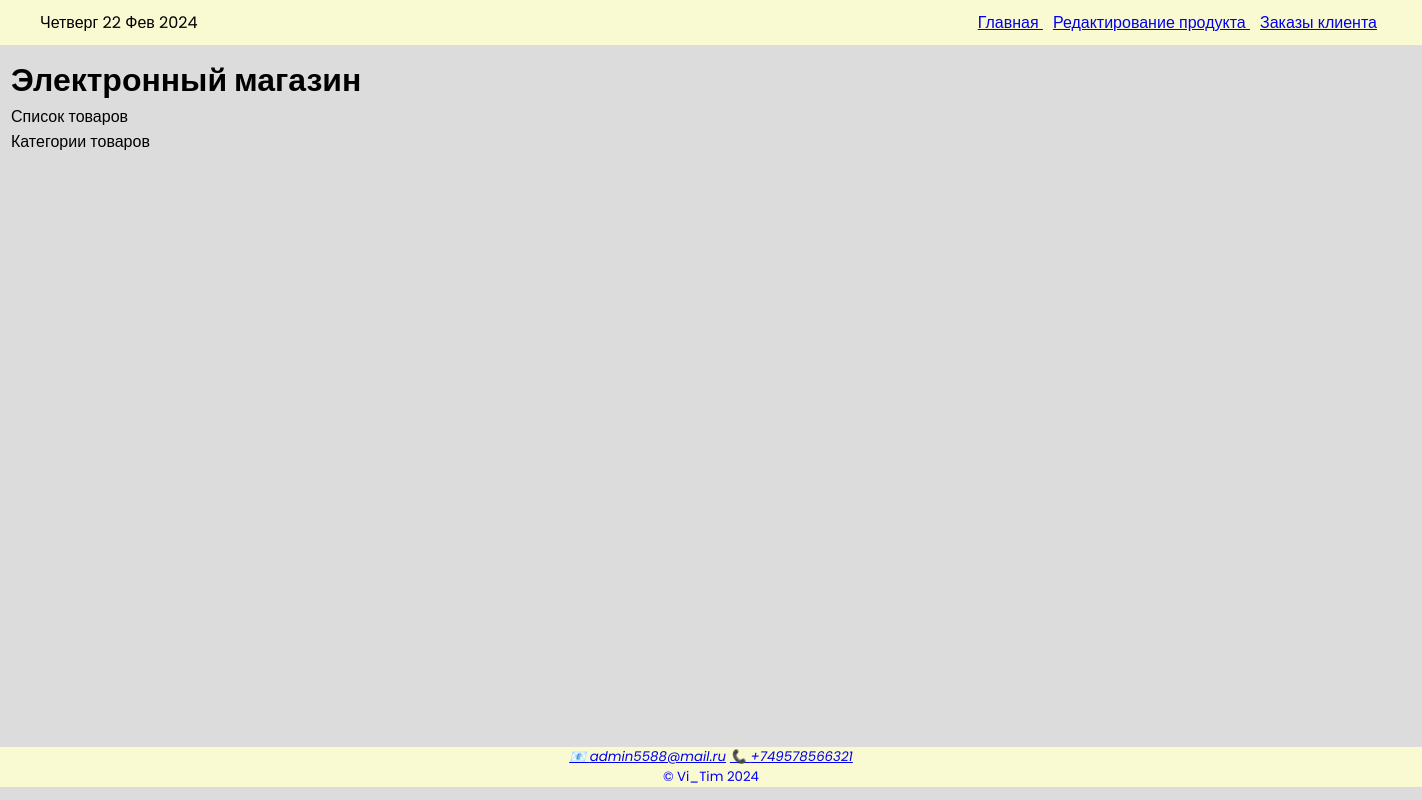
Before: /main/ with the older database file.
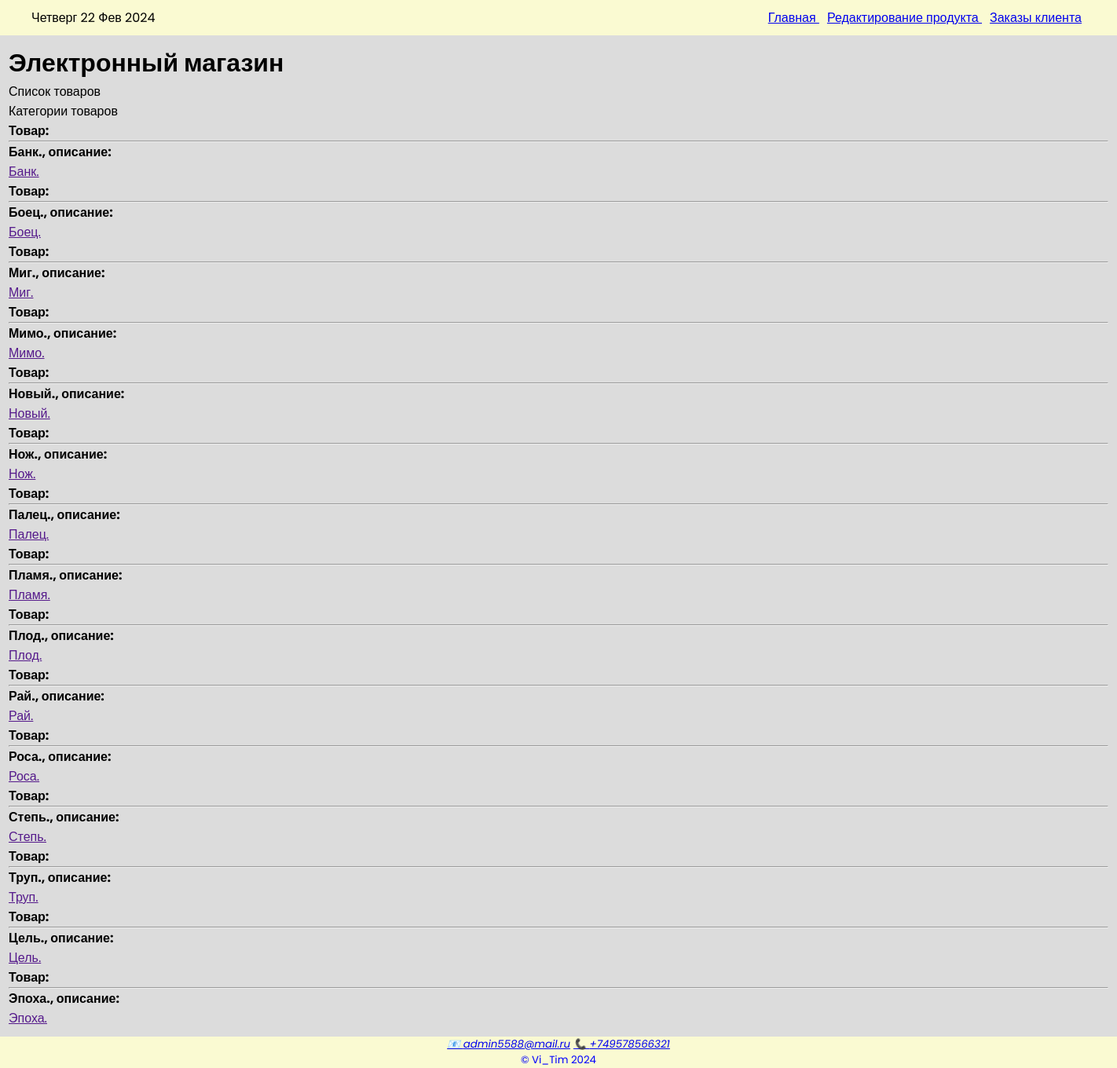
After: the same page with the newer database file.
### online_store/models.py (models this page shows)
class Goods(models.Model):
    name = models.CharField(max_length=100)
    product_description = models.TextField()
    price = models.DecimalField(max_digits=8, decimal_places=2)
    quantity_product = models.IntegerField()
    image = models.ImageField(upload_to='goods/')
    product_added_date = models.DateTimeField(auto_now_add=True)
    def __str__(self):
        return f'name product: {self.name}, product_description: {self.product_description}, price: {self.price}, ' \
               f'quantity_product: {self.quantity_product}, product_added_date: {self.product_added_date}'

### online_store/views.py (the view)
# urls.py: path('main/', views.main, name='main'),
def main(request):
    context = {
        'title': 'Главная страница',
        'goods': Goods.objects.order_by('name', 'product_description')
    }
    logger.info(f'context: {context}')
    return render(request, 'online_store/index.html', context)

### online_store/templates/online_store/index.html (shortened to what this page needs)
{% extends 'base.html' %}
{% load static %}
{% block h1 %}
    <h1>Электронный магазин</h1>
{% endblock h1 %}
{% block main %}
    <div>Список товаров</div>
    <div>Категории товаров</div>
    <div class="links clearfix">
				<ul class="links-menu">
					{% for link in goods %}
                        <h4>Товар:<br> <hr>  {{ link.name }}, описание: {{ link.description }}</h4>
						<li><a href="{{ link.href }}" class="">{{link.name}}</a> </li>
					{% endfor %}
				</ul>
			</div>
{% endblock %}

### templates/base.html (shortened to what this page needs)
{% load static %}
<!DOCTYPE html>
<html lang="ru">
<head>
    {% block css %}
    <link rel="stylesheet" type="text/css" href="{% static "css/styles.css" %}">
    <link rel="stylesheet" type="text/css" href="../static/css/styles.css">
    {% endblock %}
</head>
<body>
<header class="header">
    {% block header %}
    <div class="navbar">
        <nav class="nav">
            {% now "l d M Y" %}
            {% include 'inc_menu.html' %}
        </nav>
    </div>
    {% endblock %}
</header>
<div class="main container">
    {% block h1 %}{% endblock h1 %}
    {% block main %}{% endblock %}
</div>
<footer class="footer">
    {% block footer %}
    <small>
        <address>
            <a href="mailto:admin5588@mail.ru">admin5588@mail.ru</a>
            <a href="tel:+749578566321">+749578566321</a>
        </address>
        &copy; Vi_Tim
        {% now "Y" %}
    </small>
    {% endblock %}
</footer>
</body>
</html>

### templates/inc_menu.html
{% with request.resolver_match.url_name as url_name %}
    <ul>
        <li><a href="{% url 'online_store:main' %}" class="{% if url_name == 'home' %}active{% endif %}">
            Главная
            </a>
            </li><li><a href="{% url 'online_store:edit_good' 1 %}" class="{% if url_name == 'edit' %}active{% endif %}">
                Редактирование продукта
            </a></li>
            <li><a href="{% url 'online_store:client_goods' %}" class="{% if url_name == 'client_goods' %}active{% endif %}">
                Заказы клиента
        </a></li>
    </ul>
{% endwith %}

### online_store/static/css/styles.css (style rules this page uses)
* { margin: 0; padding: 0; font-family: 'Poppins', sans-serif; }
body { flex-direction: column; min-height: 90vh; position: relative; margin: 0 auto; padding: 0; background: gainsboro; }
.navbar ul li { display: inline; justify-content: space-between; margin: 15px 0; padding: 5px; }
nav { display: flex; justify-content: space-between; margin: 0 15px ; }
.navbar { display: flex; justify-content: center; background-color: lightgoldenrodyellow; margin: 0 15px ; color: #fff; height: auto; }
.nav { color: #000; display: flex; justify-content: space-between; left: 0; width: 100%; }
header { margin: 0; padding: 10px; display: flex; color: #000; background-color: lightgoldenrodyellow; flex-direction: column; }
.main { margin: 10px; padding: 1px; min-height: 100vh; position: relative; }
.container { position: relative; width: 1400px; min-height: 85vh; overflow: hidden; }
footer { text-align: center; display: flex; justify-content: center; color: blue; }
.footer { height: 40px; display: flex; position: absolute; left: 0; bottom: auto; width: 100%; background-color: lightgoldenrodyellow; }
a[href^='mailto']::before { content: '📧 '; }
a[href^='tel']::before { content: '📞 '; }

Changed rows visible on the page:
added Goods: name "Банк."
added Goods: name "Боец."
added Goods: name "Миг."
added Goods: name "Мимо."
added Goods: name "Новый."
added Goods: name "Нож."
added Goods: name "Палец."
added Goods: name "Пламя."
added Goods: name "Плод."
added Goods: name "Рай."
added Goods: name "Роса."
added Goods: name "Степь."
added Goods: name "Труп."
added Goods: name "Цель."
added Goods: name "Эпоха."
